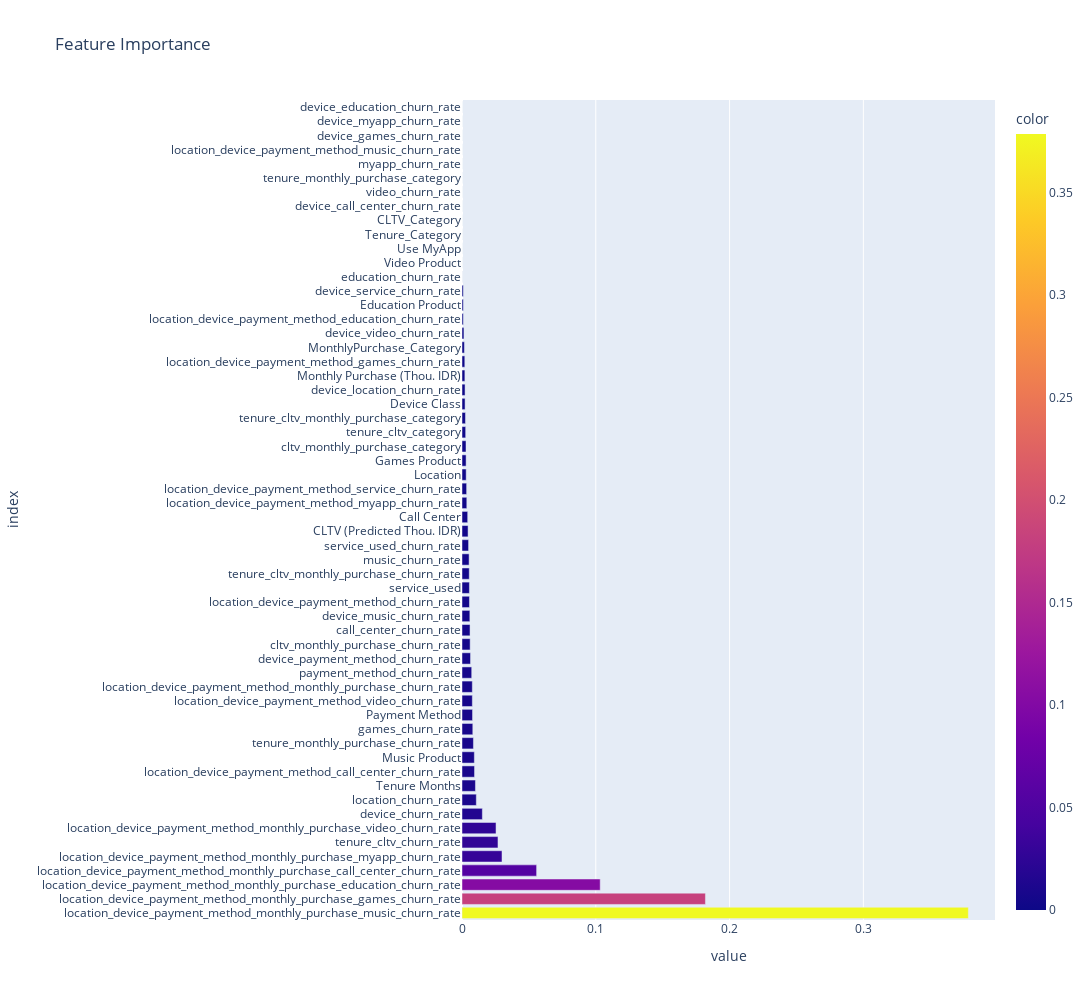

Notebook cell for this chart:
### Code cell
# feature importance
importance = grid_clf.best_estimator_.feature_importances_
feature_imp = pd.Series(importance, index=X.columns).sort_values(ascending=False)
fig = px.bar(feature_imp, color=feature_imp, title='Feature Importance', orientation='h', width=2000, height=1000)
fig.show()

### Figure 1 — Plotly figure (JSON) as saved in the notebook; plotly's stock layout.template omitted (floating-point values rounded to 4 significant figures)
{"data": [{"alignmentgroup": "True", "hovertemplate": "value=%{x}<br>index=%{y}<br>color=%{marker.color}<extra></extra>", "legendgroup": "", "marker": {"color": [0.3785, 0.182, 0.1033, 0.05577, 0.0299, 0.02689, 0.02544, 0.01521, 0.0107, 0.01006, 0.009365, 0.009228, 0.008546, 0.008074, 0.007868, 0.007726, 0.007713, 0.00726, 0.006375, 0.006092, 0.006009, 0.005874, 0.005579, 0.005542, 0.005419, 0.005311, 0.004917, 0.004538, 0.004256, 0.003594, 0.003458, 0.003124, 0.003061, 0.003006, 0.002746, 0.002589, 0.002296, 0.002279, 0.002151, 0.002102, 0.001796, 0.00145, 0.0009867, 0.0009818, 0.0009608, 3.031e-05, 0, 0, 0, 0, 0, 0, 0, 0, 0, 0, 0, 0], "coloraxis": "coloraxis", "pattern": {"shape": ""}}, "name": "", "offsetgroup": "", "orientation": "h", "showlegend": false, "textposition": "auto", "type": "bar", "x": [0.3785, 0.182, 0.1033, 0.05577, 0.0299, 0.02689, 0.02544, 0.01521, 0.0107, 0.01006, 0.009365, 0.009228, 0.008546, 0.008074, 0.007868, 0.007726, 0.007713, 0.00726, 0.006375, 0.006092, 0.006009, 0.005874, 0.005579, 0.005542, 0.005419, 0.005311, 0.004917, 0.004538, 0.004256, 0.003594, 0.003458, 0.003124, 0.003061, 0.003006, 0.002746, 0.002589, 0.002296, 0.002279, 0.002151, 0.002102, 0.001796, 0.00145, 0.0009867, 0.0009818, 0.0009608, 3.031e-05, 0, 0, 0, 0, 0, 0, 0, 0, 0, 0, 0, 0], "xaxis": "x", "y": ["location_device_payment_method_monthly_purchase_music_churn_rate", "location_device_payment_method_monthly_purchase_games_churn_rate", "location_device_payment_method_monthly_purchase_education_churn_rate", "location_device_payment_method_monthly_purchase_call_center_churn_rate", "location_device_payment_method_monthly_purchase_myapp_churn_rate", "tenure_cltv_churn_rate", "location_device_payment_method_monthly_purchase_video_churn_rate", "device_churn_rate", "location_churn_rate", "Tenure Months", "location_device_payment_method_call_center_churn_rate", "Music Product", "tenure_monthly_purchase_churn_rate", "games_churn_rate", "Payment Method", "location_device_payment_method_video_churn_rate", "location_device_payment_method_monthly_purchase_churn_rate", "payment_method_churn_rate", "device_payment_method_churn_rate", "cltv_monthly_purchase_churn_rate", "call_center_churn_rate", "device_music_churn_rate", "location_device_payment_method_churn_rate", "service_used", "tenure_cltv_monthly_purchase_churn_rate", "music_churn_rate", "service_used_churn_rate", "CLTV (Predicted Thou. IDR)", "Call Center", "location_device_payment_method_myapp_churn_rate", "location_device_payment_method_service_churn_rate", "Location", "Games Product", "cltv_monthly_purchase_category", "tenure_cltv_category", "tenure_cltv_monthly_purchase_category", "Device Class", "device_location_churn_rate", "Monthly Purchase (Thou. IDR)", "location_device_payment_method_games_churn_rate", "MonthlyPurchase_Category", "device_video_churn_rate", "location_device_payment_method_education_churn_rate", "Education Product", "device_service_churn_rate", "education_churn_rate", "Video Product", "Use MyApp", "Tenure_Category", "CLTV_Category", "device_call_center_churn_rate", "video_churn_rate", "tenure_monthly_purchase_category", "myapp_churn_rate", "location_device_payment_method_music_churn_rate", "device_games_churn_rate", "device_myapp_churn_rate", "device_education_churn_rate"], "yaxis": "y"}], "layout": {"barmode": "relative", "coloraxis": {"colorbar": {"title": {"text": "color"}}, "colorscale": [[0, "#0d0887"], [0.1111, "#46039f"], [0.2222, "#7201a8"], [0.3333, "#9c179e"], [0.4444, "#bd3786"], [0.5556, "#d8576b"], [0.6667, "#ed7953"], [0.7778, "#fb9f3a"], [0.8889, "#fdca26"], [1, "#f0f921"]]}, "height": 1000, "legend": {"tracegroupgap": 0}, "title": {"text": "Feature Importance"}, "width": 2000, "xaxis": {"anchor": "y", "domain": [0, 1], "title": {"text": "value"}}, "yaxis": {"anchor": "x", "domain": [0, 1], "title": {"text": "index"}}}}
